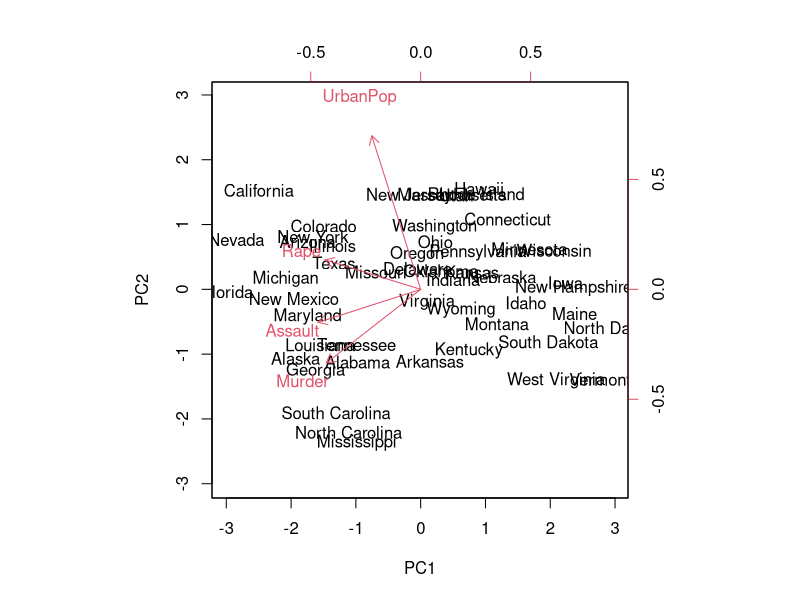
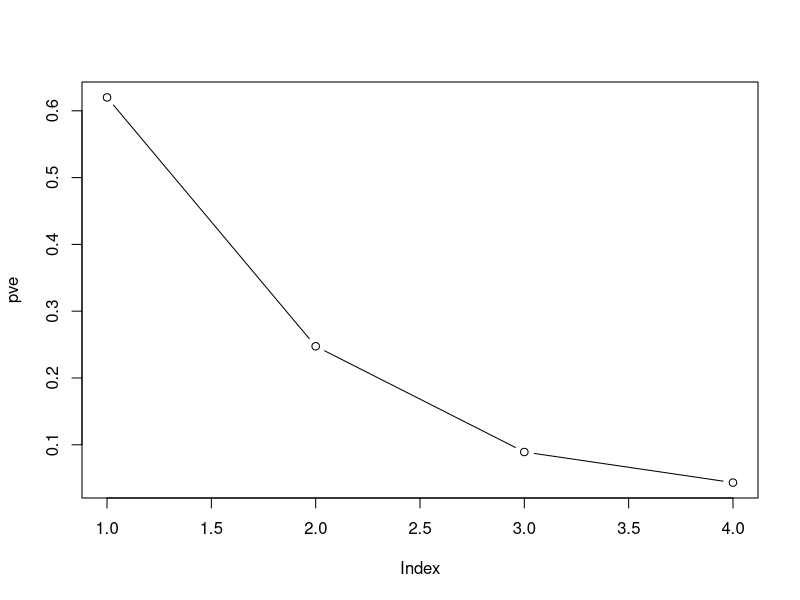
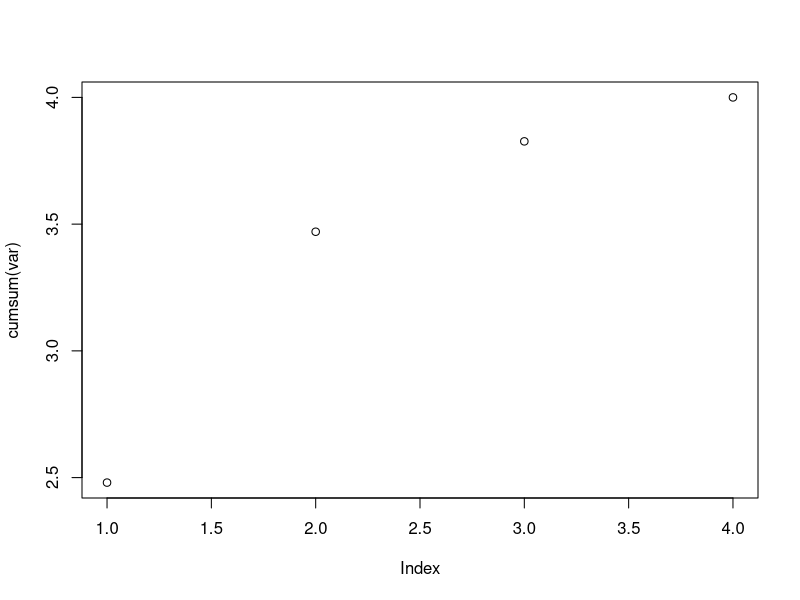
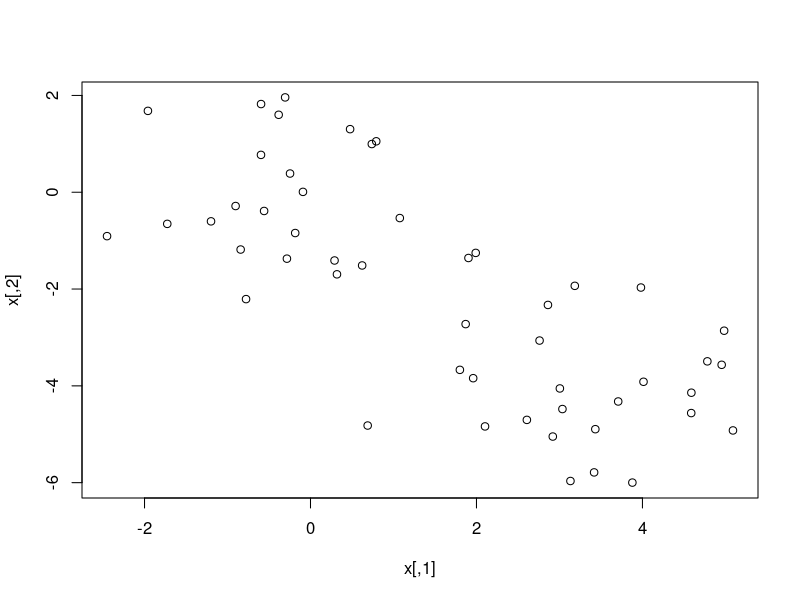
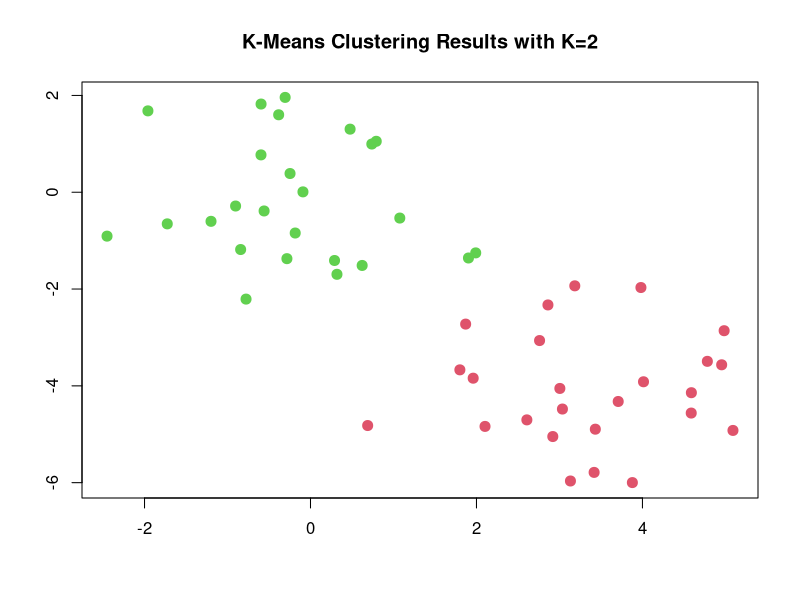
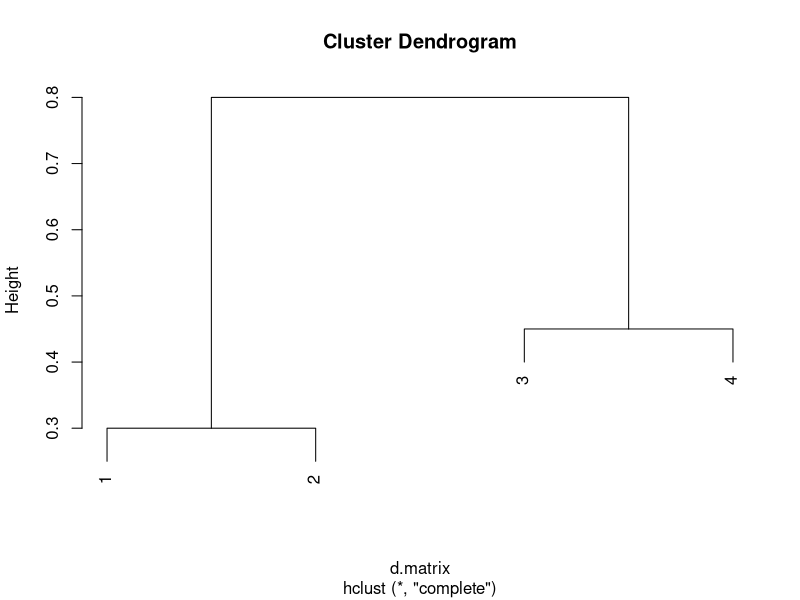
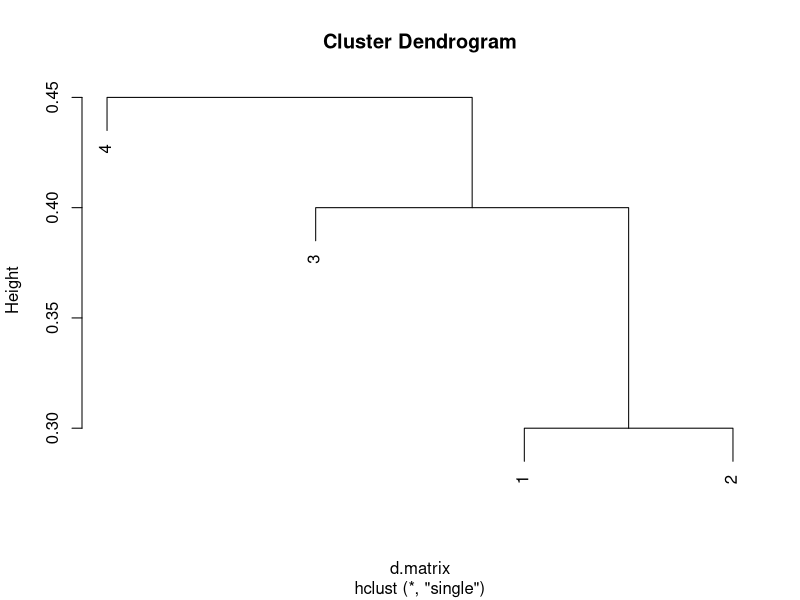
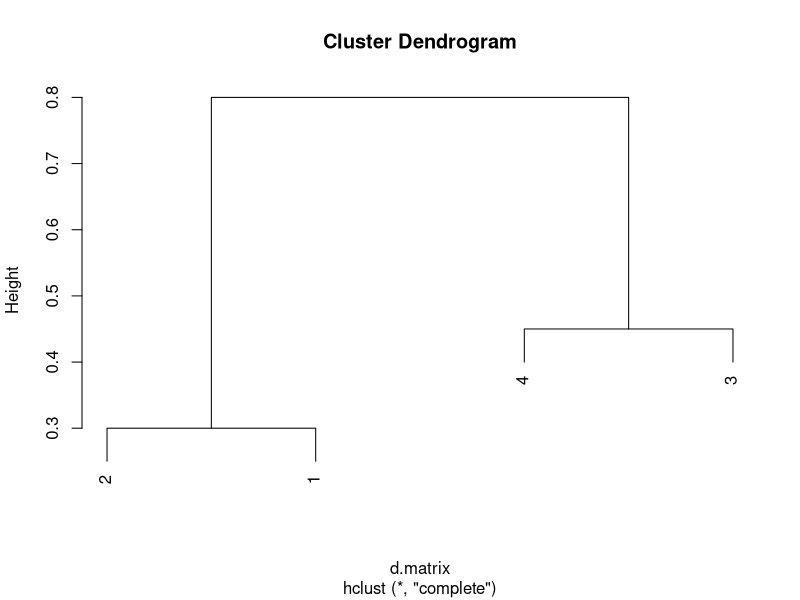

These charts were generated, in order, by the following R code:
## ---- chunk 1
data("USArrests")
names(USArrests)
apply(USArrests,2,mean)
apply(USArrests,2,var)
model1=prcomp(USArrests,scale=TRUE)
#orthogonal unit vectors
model1$rotation
biplot(model1,scale=0)

model1$sdev
var=model1$sdev^2
pve=var/sum(var)
plot(pve,type='b')
plot(cumsum(var))
## ---- chunk 2
set.seed(2)
x=matrix(rnorm(50*2),ncol=2)
x[1:25,1]=x[1:25,1]+3
x[1:25,2]=x[1:25,2]-4
plot(x)
kmodel=kmeans(x,2,nstart = 20)
kmodel$cluster
plot(x, col=(kmodel$cluster +1), main="K-Means Clustering Results with K=2", xlab="", ylab="", pch=20, cex=2)
## ---- chunk 3
hcmodel1=hclust(dist(x),method = 'complete')
hcmodel2=hclust(dist(x),method = 'average')
hcmodel3=hclust(dist(x),method = 'single')
## ---- chunk 4
d.matrix = as.dist(matrix(c(0, 0.3, 0.4, 0.7, 
                     0.3, 0, 0.5, 0.8,
                     0.4, 0.5, 0.0, 0.45,
                     0.7, 0.8, 0.45, 0.0), nrow = 4))
plot(hclust(d.matrix, method = "complete"))
## ---- chunk 5
plot(hclust(d.matrix, method = "single"))
## ---- chunk 6
plot(hclust(d.matrix, method = "complete"), labels = c(2,1,4,3))
## ---- chunk 7
x <- cbind(c(1, 1, 0, 5, 6, 4), c(4, 3, 4, 1, 2, 0))
plot(x[,1], x[,2], xlab = 'X1', ylab='X2')
## ---- chunk 8
set.seed(1)
labels <- sample(2, nrow(x), replace = T)
labels
plot(x[, 1], x[, 2], col = (labels + 1), pch = 20, cex = 2)
## ---- chunk 9
cbind(x,labels)
centroid1 <- c(mean(x[labels == 1, 1]), mean(x[labels == 1, 2]))
centroid2 <- c(mean(x[labels == 2, 1]), mean(x[labels == 2, 2]))
plot(x[,1], x[,2], col=(labels + 1), pch = 20, cex = 2)
points(centroid1[1], centroid1[2], col = 2, pch = 4)
points(centroid2[1], centroid2[2], col = 3, pch = 4)
## ---- chunk 10
labels <- c(1, 1, 1, 2, 2, 2)
plot(x[, 1], x[, 2], col = (labels + 1), pch = 20, cex = 2)
points(centroid1[1], centroid1[2], col = 2, pch = 4)
points(centroid2[1], centroid2[2], col = 3, pch = 4)
## ---- chunk 11
centroid1 <- c(mean(x[labels == 1, 1]), mean(x[labels == 1, 2]))
centroid2 <- c(mean(x[labels == 2, 1]), mean(x[labels == 2, 2]))
plot(x[,1], x[,2], col=(labels + 1), pch = 20, cex = 2)
points(centroid1[1], centroid1[2], col = 2, pch = 4)
points(centroid2[1], centroid2[2], col = 3, pch = 4)
labels <- c(1, 1, 1, 2, 2, 2)
plot(x[, 1], x[, 2], col = (labels + 1), pch = 20, cex = 2)
points(centroid1[1], centroid1[2], col = 2, pch = 4)
points(centroid2[1], centroid2[2], col = 3, pch = 4)
## ---- chunk 12
plot(x[, 1], x[, 2], col=(labels + 1), pch = 20, cex = 2)
## ---- chunk 13
data("USArrests")
model1=prcomp(USArrests,scale=TRUE)
model1$sdev
var=model1$sdev^2
pve=var/sum(var)
print(pve)
plot(pve,type='b', main='PVE')
plot(cumsum(pve),type ='b', main='Accumulated PVE')
## ---- chunk 14
pca<- model1$rotation
sumvar<- sum(apply(as.matrix(scale(USArrests))^2,2,sum))
pve2<- apply((as.matrix(scale(USArrests)) %*% pca)^2, 2, sum) / sumvar
print(pve2)
plot(cumsum(pve2),type ='b', main='Accumulated PVE')
## ---- chunk 15
hcmodel.complete <- hclust(dist(USArrests), method = "complete")
plot(hcmodel.complete)
## ---- chunk 16
cutree(hcmodel.complete, 3)
## ---- chunk 17
USArrests.scaled<- dist(scale(USArrests))
hcmodel.complete.scaled <- hclust(USArrests.scaled, method = "complete")
plot(hcmodel.complete.scaled)
## ---- chunk 18
cutree(hcmodel.complete.scaled, 3)
cross.table<- table(cutree(hcmodel.complete, 3), cutree(hcmodel.complete.scaled, 3))
cross.table
